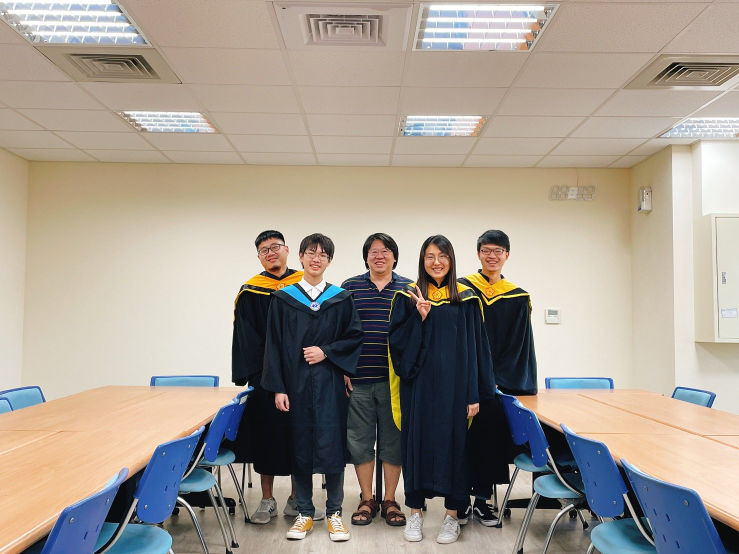
#> input picture Face_detection_python_opencv/face_demo.jpg, 1478 x 1108 px (shown at 1/2 size)
$ jupyter execute face_detection.ipynb   (text cells are left out)
#> lines starting #> are read from the running program, lines starting #| are printed output that depends on the picture; after the words box and inside, x2 and y2 are one past the last pixel; in counts of white or black regions, pixels touching at a corner belong together
[cell 1]
import cv2

[cell 2]
# 載入臉部級聯分類器(face cascade file)
face_cascade = cv2.CascadeClassifier('./haarcascade_frontalface_default.xml')

[cell 3]
# 載入圖片
img = cv2.imread('face_demo.jpg')
#> img is the input picture: shape (1108, 1478, 3); mean B, G, R 142.8, 153.5, 162.4
img = cv2.resize(img,(665,500))     # 縮小尺寸，避免尺寸過大導致效能不好
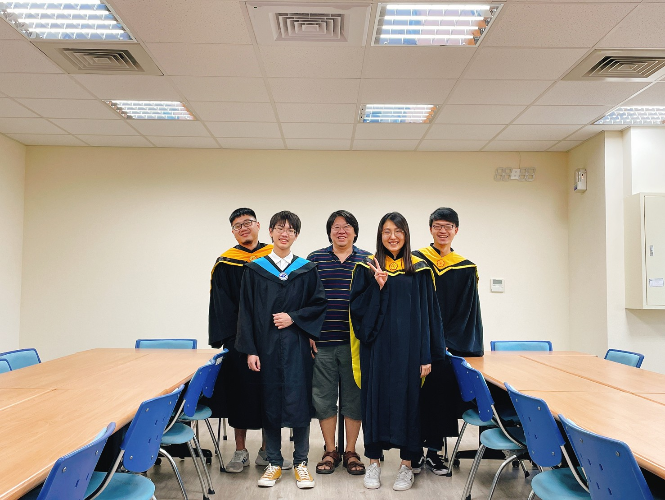
#> img: shape (500, 665, 3); mean B, G, R 142.7, 153.4, 162.2
gray_img = cv2.cvtColor(img, cv2.COLOR_BGR2GRAY)   # 轉灰階
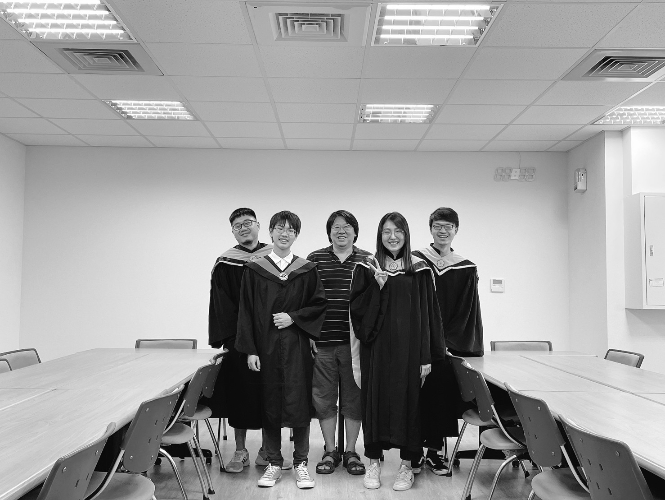
#> gray_img: shape (500, 665); min 1, max 255, mean 154.8

faces = face_cascade.detectMultiScale(gray_img)    # 偵測人臉
#> faces = [[230, 214, 28, 28], [428, 215, 28, 28], [328, 217, 26, 26], [378, 221, 29, 29], [269, 218, 28, 28]]

for (x, y, w, h) in faces:
    cv2.rectangle(img, (x, y), (x+w, y+h), (0, 0, 255), 2)    # 抓取每個人臉屬性，繪製方框
#> this loop made 5 passes
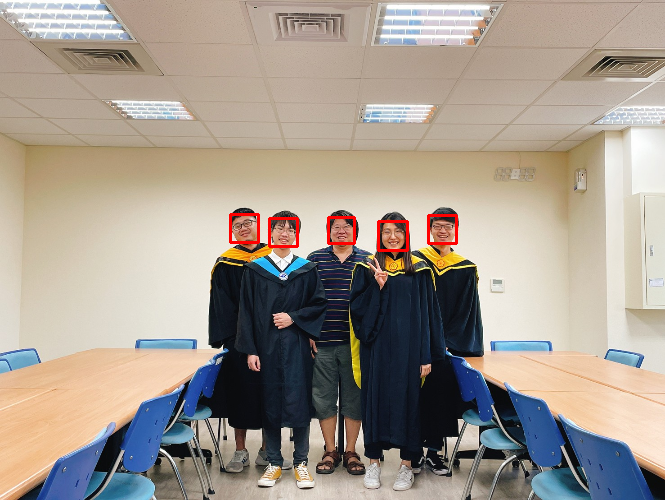
#> img: shape (500, 665, 3); 0.5% of pixels changed, all inside (x1, y1, x2, y2) = (229, 213, 458, 252)

cv2.imshow('face_detection',img)
cv2.waitKey(0)              # 按下任意鍵停止
cv2.destroyAllWindows()     # 結束所有視窗

[cell 4]
# 儲存圖片
cv2.imwrite("face_demo_output.jpg", img, [cv2.IMWRITE_JPEG_QUALITY, 100])
#> Out = True

[cell 5]
cap = cv2.VideoCapture(0)            # 讀取攝影鏡頭
# cap = cv2.VideoCapture('影片路徑')  # 讀取電腦中的影片

if not cap.isOpened():
    print("Camera not open!")
    exit()

while True:
    ret, frame = cap.read()
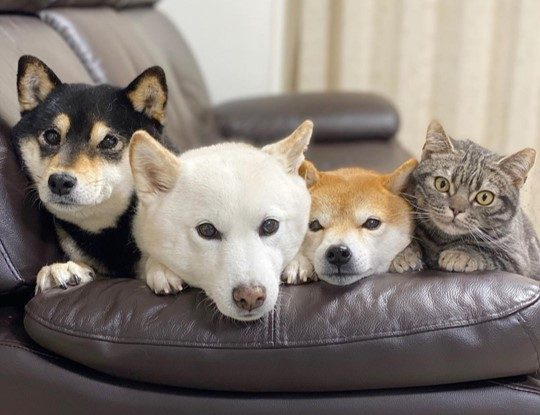
#> input picture Tibame_Object_detection_yolo/object_detection.jpg, 540 x 415 px, given in place of the camera
#> frame is the input picture: shape (415, 540, 3); mean B, G, R 118.5, 126, 135.1
    if not ret:
        print("Frame not received!")
        break
    frame = cv2.resize(frame,(600,450))
#> frame: shape (450, 600, 3)
    gray_frame = cv2.cvtColor(frame, cv2.COLOR_BGR2GRAY)
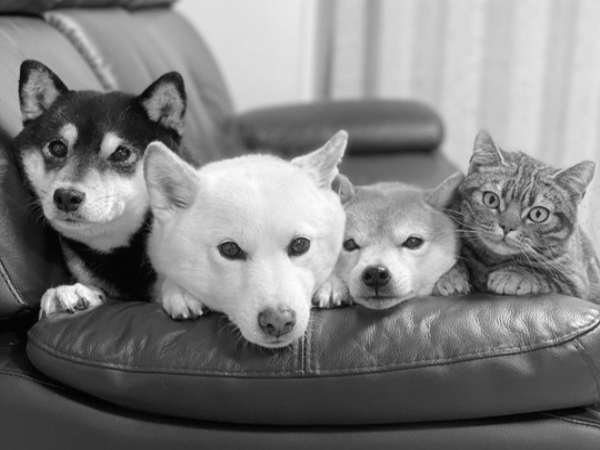
#> gray_frame: shape (450, 600); min 1, max 254, mean 127.8
    faces = face_cascade.detectMultiScale(gray_frame)      # 偵測人臉
#> faces = ()

    for (x, y, w, h) in faces:
        cv2.rectangle(frame, (x, y), (x+w, y+h), (0, 0, 255), 2)
#> this loop made 0 passes

    cv2.imshow('face_detection', frame)
    if cv2.waitKey(1) == ord('q'):       # 每毫秒更新一次，直到按下q結束
#> (key q is pressed here)
        break
cap.release()   # 所有作業都完成後，釋放資源
cv2.destroyAllWindows()
